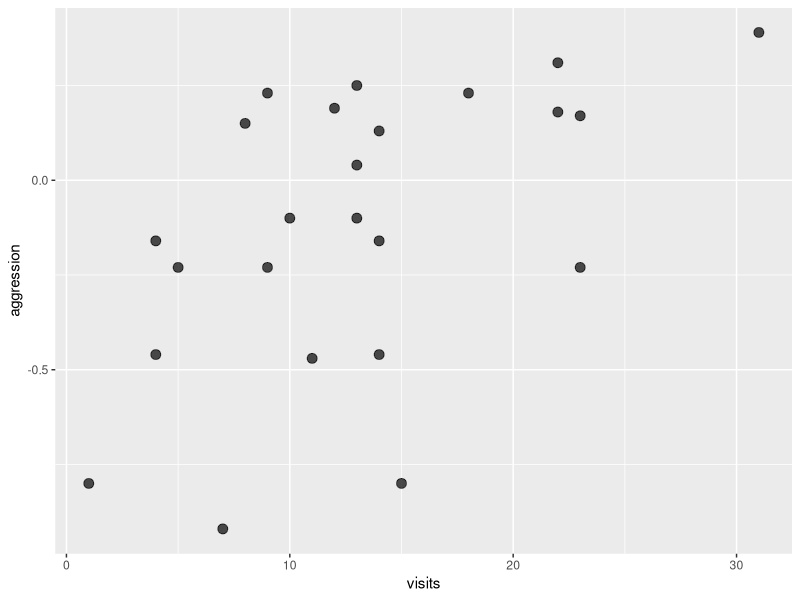
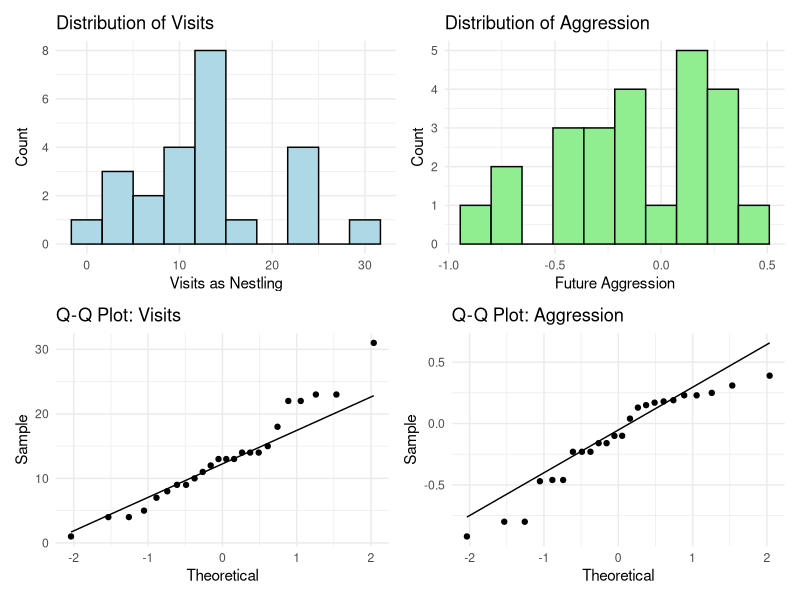
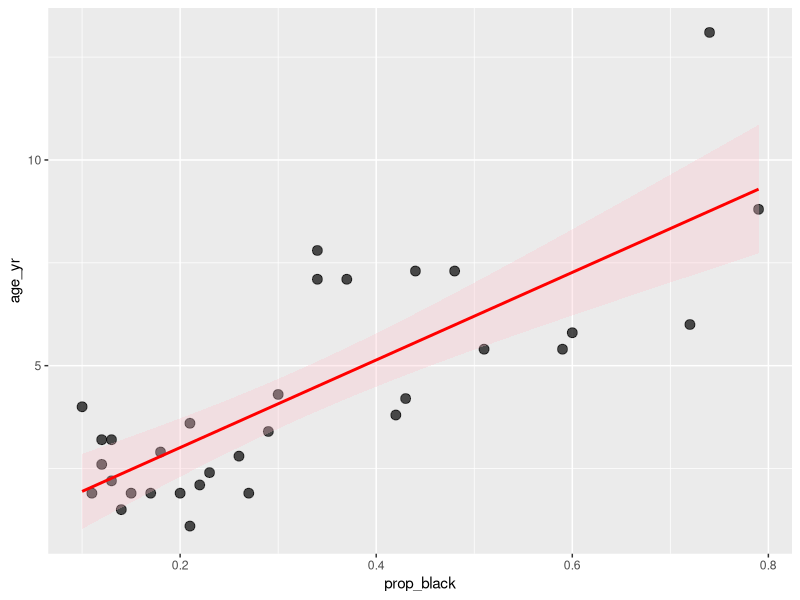
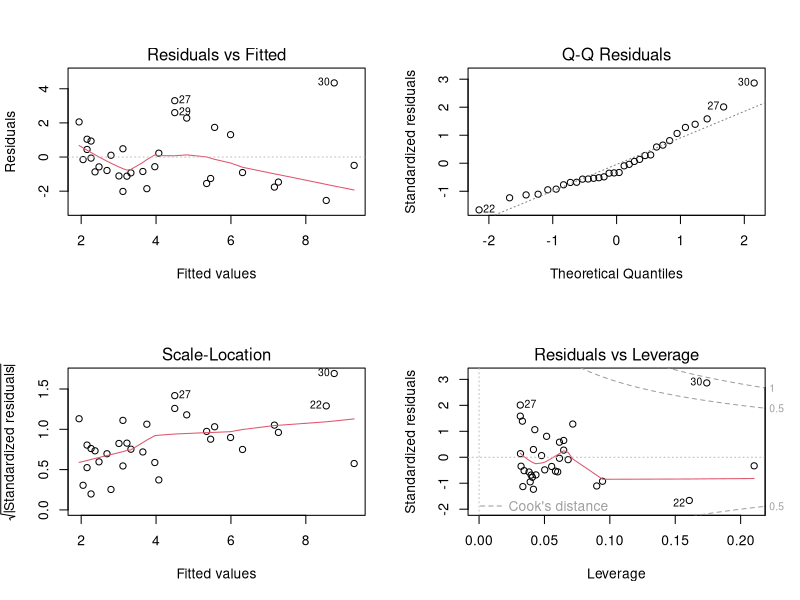
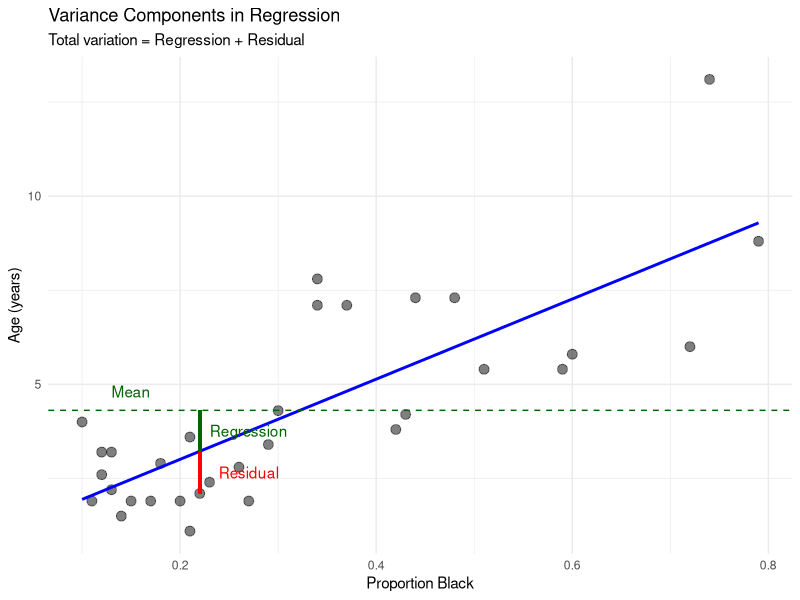
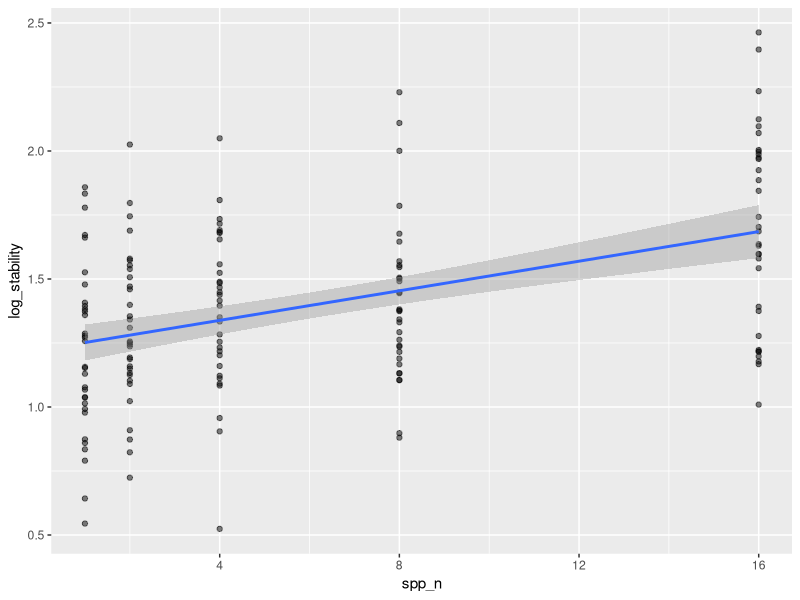

These charts were generated, in order, by the following R code:
## ---- chunk 1
#| message: false
#| warning: false

# Load required packages
library(tidyverse)  # For data manipulation and visualization
library(patchwork)  # For combining plots
library(car)        # For regression diagnostics
library(broom)      # For tidy model output

## ---- chunk 2
# Set seed for reproducible results
set.seed(123)

# Create the datasets from the lecture
# Lion data from Example 17.1
l_df <- tibble(
  prop_black = c(0.21, 0.14, 0.11, 0.13, 0.12, 0.13, 0.12, 0.18, 0.23, 0.22, 
                0.20, 0.17, 0.15, 0.27, 0.26, 0.21, 0.30, 0.42, 0.43, 0.59, 
                0.60, 0.72, 0.29, 0.10, 0.48, 0.44, 0.34, 0.37, 0.34, 0.74, 0.79, 0.51),
  age_yr = c(1.1, 1.5, 1.9, 2.2, 2.6, 3.2, 3.2, 2.9, 2.4, 2.1, 
          1.9, 1.9, 1.9, 1.9, 2.8, 3.6, 4.3, 3.8, 4.2, 5.4, 
          5.8, 6.0, 3.4, 4.0, 7.3, 7.3, 7.8, 7.1, 7.1, 13.1, 8.8, 5.4)
)

# Booby data from Example 16.1
b_df <- tibble(
  visits = c(1, 7, 15, 4, 11, 14, 23, 14, 9, 5, 4, 10, 
            13, 13, 14, 12, 13, 9, 8, 18, 22, 22, 23, 31),
  aggression = c(-0.80, -0.92, -0.80, -0.46, -0.47, -0.46, -0.23, -0.16, 
                 -0.23, -0.23, -0.16, -0.10, -0.10, 0.04, 0.13, 0.19, 
                 0.25, 0.23, 0.15, 0.23, 0.31, 0.18, 0.17, 0.39)
)

# Prairie stability data from Example 17.3
p_df <- tibble(
  spp_n = rep(c(1, 2, 4, 8, 16), times = c(32, 32, 32, 32, 33)),
  log_stability = 1.20 + 0.033 * spp_n + rnorm(161, 0, 0.35)
)
## ---- chunk 3
# Calculate Pearson correlation coefficient
cor(b_df$visits, b_df$aggression)

## ---- chunk 4
# Perform correlation test
cor.test(b_df$visits, b_df$aggression)

## ---- chunk 5
# Calculate Pearson correlation coefficient
cor(b_df$visits, b_df$aggression)
# Calculate and SAVE the Pearson correlation coefficient
booby_corr <- cor(b_df$visits, b_df$aggression)

# Print the result
booby_corr

# Calculate R-squared (variance explained)
booby_corr^2
## ---- chunk 6
# Create scatterplot with correlation
b_df %>% 
  ggplot(aes(x = visits, y = aggression)) +
  geom_point(size = 3, alpha = 0.7) 

## ---- chunk 7
# Test normality of each variable
shapiro.test(b_df$visits)
shapiro.test(b_df$aggression)
## ---- chunk 8
# Create diagnostic plots
p1 <- ggplot(b_df, aes(x = visits)) +
  geom_histogram(bins = 10, fill = "lightblue", color = "black") +
  labs(title = "Distribution of Visits", x = "Visits as Nestling", y = "Count") +
  theme_minimal()

p2 <- ggplot(b_df, aes(x = aggression)) +
  geom_histogram(bins = 10, fill = "lightgreen", color = "black") +
  labs(title = "Distribution of Aggression", x = "Future Aggression", y = "Count") +
  theme_minimal()

p3 <- ggplot(b_df, aes(sample = visits)) +
  stat_qq() + stat_qq_line() +
  labs(title = "Q-Q Plot: Visits", x = "Theoretical", y = "Sample") +
  theme_minimal()

p4 <- ggplot(b_df, aes(sample = aggression)) +
  stat_qq() + stat_qq_line() +
  labs(title = "Q-Q Plot: Aggression", x = "Theoretical", y = "Sample") +
  theme_minimal()

# Combine plots
(p1 + p2) / (p3 + p4)
## ---- chunk 9
# Calculate Spearman's rank correlation
cor.test(b_df$visits, 
         b_df$aggression, 
         method = "spearman")
## ---- chunk 10
# Fit linear regression model
lion_model <- lm(age_yr ~ prop_black, data = l_df)

# Get model summary
summary(lion_model)
## ---- chunk 11
# Create regression plot with confidence interval
l_df %>% 
  ggplot(aes(x = prop_black, y = age_yr)) +
  geom_point(size = 3, alpha = 0.7) +
  geom_smooth(method = "lm", se = TRUE, color = "red", fill = "pink", alpha = 0.3) 

## ---- chunk 12
#| fig-height: 5
#| fig-width: 5
# Create diagnostic plots
par(mfrow = c(2, 2))
plot(lion_model)
par(mfrow = c(1, 1))
## ---- chunk 13
# Test for normality of residuals
shapiro_residuals <- shapiro.test(residuals(lion_model))
shapiro_residuals


## ---- chunk 14
# Test for homoscedasticity (Breusch-Pagan test)
library(lmtest)
bp_test <- bptest(lion_model)
bp_test
## ---- chunk 15
# Get ANOVA table for regression
anova_table <- anova(lion_model)
anova_table
## ---- chunk 16
# Calculate sums of squares manually to understand partitioning
ss_total <- sum((l_df$age_yr - mean(l_df$age_yr))^2)
ss_residual <- sum(residuals(lion_model)^2)
ss_regression <- ss_total - ss_residual

print("Manual calculation of sums of squares:")
print(paste("SS Total:", round(ss_total, 2)))
print(paste("SS Regression:", round(ss_regression, 2)))
print(paste("SS Residual:", round(ss_residual, 2)))
print(paste("SS Regression + SS Residual:", round(ss_regression + ss_residual, 2)))


## ---- chunk 17
#| message: false
#| warning: false
#| paged-print: false
# Create a plot showing variance components
# Get predicted values
l_df$predicted <- predict(lion_model)
mean_age <- mean(l_df$age_yr)

# Select one point to illustrate
example_point <- 10

# Create the visualization
variance_plot <- ggplot(l_df, aes(x = prop_black, y = age_yr)) +
  geom_point(size = 3, alpha = 0.5) +
  geom_smooth(method = "lm", se = FALSE, color = "blue", size = 1) +
  geom_hline(yintercept = mean_age, linetype = "dashed", color = "darkgreen") +
  # Add lines for one example point
  geom_segment(aes(x = prop_black[example_point], 
                   y = age_yr[example_point],
                   xend = prop_black[example_point], 
                   yend = predicted[example_point]),
               color = "red", size = 1) +
  geom_segment(aes(x = prop_black[example_point], 
                   y = predicted[example_point],
                   xend = prop_black[example_point], 
                   yend = mean_age),
               color = "darkgreen", size = 1) +
  # Add labels
  annotate("text", x = 0.15, y = mean_age + 0.5, 
           label = "Mean", color = "darkgreen") +
  annotate("text", x = l_df$prop_black[example_point] + 0.05, 
           y = (l_df$age_yr[example_point] + l_df$predicted[example_point])/2,
           label = "Residual", color = "red") +
  annotate("text", x = l_df$prop_black[example_point] + 0.05, 
           y = (l_df$predicted[example_point] + mean_age)/2,
           label = "Regression", color = "darkgreen") +
  labs(title = "Variance Components in Regression",
       subtitle = "Total variation = Regression + Residual",
       x = "Proportion Black", y = "Age (years)") +
  theme_minimal()

variance_plot
## ---- chunk 18
# Fit regression for prairie data
prairie_model <- lm(log_stability ~ spp_n, data = p_df)

# Get summary
summary(prairie_model)


## ---- chunk 19
# Create plot
prairie_plot <- ggplot(p_df, aes(x = spp_n, y = log_stability)) +
  geom_point(alpha = 0.5) +
  geom_smooth(method = "lm")

prairie_plot
